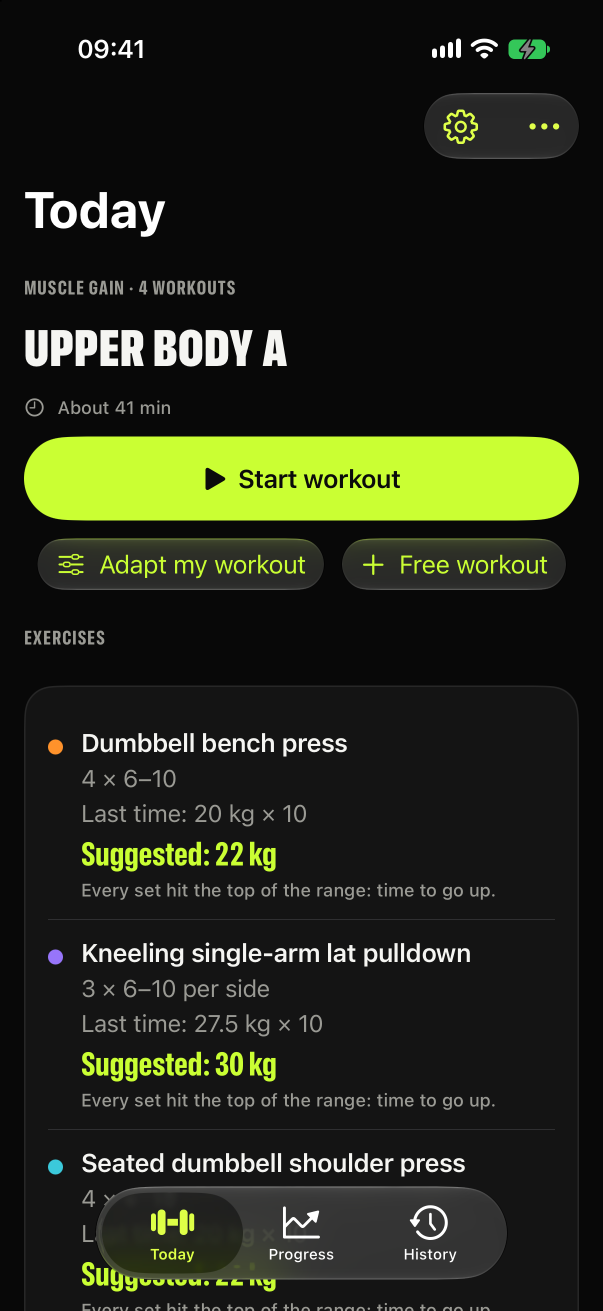
#> input picture crescendo/screenshots/source/en/1. Today EN.png, 1206 x 2622 px (shown at 1/2 size); its folder holds only this picture in this run
$ python optimize_shots.py
#> lines starting #> are read from the running program, lines starting #| are printed output that depends on the picture
#!/usr/bin/env python3
# -*- coding: utf-8 -*-
"""
Optimize App Store screenshots into web-friendly WebPs.

For each app:
  1. Find the "home" screen (filename contains 'home' or 'today',
     case-insensitive; 'home' wins if both exist).
     -> encode as hero-home.webp (~680 px wide, q=84, target < 120 KB).
  2. Take the first 5 sorted EN sources, drop the home if present,
     keep up to 5 -> encode each as shot-N.webp
     (~620 px wide, q=82, target < 90 KB).

Skips an app silently if its source/en/ folder is empty.
Idempotent: re-running overwrites outputs and cleans stale shot-*.webp.
Never touches source/ files.
"""
import os, glob, re, sys
from PIL import Image

ROOT = os.path.dirname(os.path.abspath(__file__))
APPS = ["fastclear", "routineflow", "walkquest", "keepcontact", "jezko", "crescendo"]

CAROUSEL = dict(max_width=620, target_bytes=90 * 1024, start_q=82, min_q=50, step=4, max_count=5)
# Per-app carousel size override (sources sorted; the home screen is removed)
MAX_COUNT = {"keepcontact": 6, "jezko": 9, "fastclear": 6, "crescendo": 7}
HERO     = dict(max_width=680, target_bytes=120 * 1024, start_q=84, min_q=50, step=4)


def sorted_sources(app):
    p = os.path.join(ROOT, app, "screenshots", "source", "en")
    if not os.path.isdir(p):
        return []
    files = []
    for ext in ("png", "PNG", "jpg", "jpeg", "JPG", "JPEG"):
        files.extend(glob.glob(os.path.join(p, f"*.{ext}")))
    return sorted(set(files), key=lambda f: os.path.basename(f).lower())


def pick_home(srcs):
    """Return the home/today source, preferring 'home' over 'today' if both exist."""
    home = [f for f in srcs if re.search(r"home", os.path.basename(f), re.I)]
    if home:
        return home[0]
    today = [f for f in srcs if re.search(r"today", os.path.basename(f), re.I)]
    return today[0] if today else None


def encode(src_path, out_path, cfg):
#> called with out_path = 'fastclear/screenshots/hero-home.webp'
    im = Image.open(src_path)
#> im is the input picture: PIL image 1206x2622 RGBA; mean R, G, B, A 36.3, 40, 25.7, 255
    if im.mode in ("RGBA", "LA", "P"):
        bg = Image.new("RGB", im.size, (255, 255, 255))
#> bg: PIL image 1206x2622 RGB; every value is 255
        im = im.convert("RGBA")
        bg.paste(im, mask=im.split()[-1])
        im = bg
    else:
        im = im.convert("RGB")
    w, h = im.size
#> w = 1206; h = 2622
    if w > cfg["max_width"]:
        new_h = round(h * cfg["max_width"] / w)
#> new_h = 1478
        im = im.resize((cfg["max_width"], new_h), Image.LANCZOS)
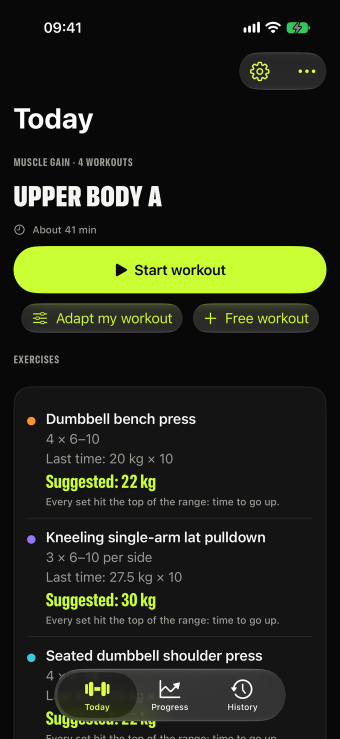
#> im: PIL image 680x1478 RGB (shown at 1/2 size); mean R, G, B 36.2, 39.9, 25.7
        w, h = im.size
#> w = 680; h = 1478
    q = cfg["start_q"]
    while True:
        im.save(out_path, "WEBP", quality=q, method=6)
        size = os.path.getsize(out_path)
        if size <= cfg["target_bytes"] or q <= cfg["min_q"]:
            return (w, h, size, q)
        q -= cfg["step"]
#> after the loop, q = 84


# French captures (source/fr/) -> <slug>/screenshots/fr/, same file names as the English set.
# Their order must match the English one; when the French file names sort differently, list them here.
FR_ORDER = {
    "keepcontact": ["1. Accueil", "2. Preparer", "9. Ce que je sais", "5. Mon réseau", "4. Stats", "10. Bilan"],
}


def french(slugs):
    for slug in slugs:
        src_dir = os.path.join(ROOT, slug, "screenshots", "source", "fr")
        srcs = sorted(glob.glob(os.path.join(src_dir, "*.png")), key=lambda f: os.path.basename(f).lower())
        if not srcs:
            print(f"{slug:<14} (no French sources)")
            continue
        if slug in FR_ORDER:
            srcs = [next(f for f in srcs if key in os.path.basename(f)) for key in FR_ORDER[slug]]
            hero, rest = srcs[0], srcs[1:]
        else:
            hero = pick_home(srcs) or srcs[0]
            rest = [f for f in srcs[: MAX_COUNT.get(slug, CAROUSEL["max_count"])] if f != hero]
        out_dir = os.path.join(ROOT, slug, "screenshots", "fr")
        os.makedirs(out_dir, exist_ok=True)
        for old in glob.glob(os.path.join(out_dir, "*.webp")):
            os.remove(old)
        jobs = [(hero, "hero-home.webp", HERO)] + [(f, f"shot-{i}.webp", CAROUSEL) for i, f in enumerate(rest, 1)]
        for src, name, cfg in jobs:
            w, h, size, q = encode(src, os.path.join(out_dir, name), cfg)
            print(f"{slug:<14} fr/{name:<16} {w}x{h:<7} {size/1024:>7.1f} {q:>3}  {os.path.basename(src)}")


def main():
    print(f"{'App':<14} {'Role':<10} {'#':>2} {'WxH':>11} {'KB':>7} {'q':>3}  source")
    print("-" * 96)
    summary = {}
    for slug in sys.argv[1:] or APPS:  # optional: only the apps named on the command line
        srcs = sorted_sources(slug)
        if not srcs:
            print(f"{slug:<14} (no sources)")
            continue
        out_dir = os.path.join(ROOT, slug, "screenshots")
        # Clean previous outputs (preserve source/)
        for old in glob.glob(os.path.join(out_dir, "shot-*.webp")):
            os.remove(old)
        for old in glob.glob(os.path.join(out_dir, "hero-home.webp")):
            os.remove(old)

        # 1. Hero
        hero_src = pick_home(srcs)
        if hero_src:
            out = os.path.join(out_dir, "hero-home.webp")
            w, h, size, q = encode(hero_src, out, HERO)
#> w = 680; h = 1478; size = 54012; q = 84
            print(f"{slug:<14} {'HERO':<10}  - {w}x{h:<7} {size/1024:>7.1f} {q:>3}  {os.path.basename(hero_src)}")
#| fastclear      HERO        - 680x1478       52.7  84  1. Today EN.png
            summary.setdefault(slug, {})["hero"] = (w, h, size, os.path.basename(hero_src))

        # 2. Carrousel: first 5 sorted, minus the home
        candidates = srcs[: MAX_COUNT.get(slug, CAROUSEL["max_count"])]
        if hero_src and hero_src in candidates:
            candidates = [c for c in candidates if c != hero_src]
        carousel_total = 0
        carousel_items = []
        for i, src in enumerate(candidates, 1):
            out = os.path.join(out_dir, f"shot-{i}.webp")
            w, h, size, q = encode(src, out, CAROUSEL)
            carousel_total += size
            carousel_items.append((i, w, h, size, os.path.basename(src)))
            print(f"{slug:<14} {'shot':<10} {i:>2} {w}x{h:<7} {size/1024:>7.1f} {q:>3}  {os.path.basename(src)}")
        summary.setdefault(slug, {})["carousel"] = carousel_items
        summary[slug]["carousel_kb"] = carousel_total / 1024

    print("-" * 96)
    print("SUMMARY")
    grand = 0
#> grand = 0
    for slug, data in summary.items():
        hero = data.get("hero")
        car_kb = data.get("carousel_kb", 0)
        n_shots = len(data.get("carousel", []))
        if hero:
            hw, hh, hb, hname = hero
            grand += hb
            print(f"  {slug:<14} hero={hb/1024:>6.1f} KB ({hw}x{hh}, {hname}) + {n_shots} shots={car_kb:.1f} KB")
        else:
            print(f"  {slug:<14} (no hero) + {n_shots} shots={car_kb:.1f} KB")
        grand += car_kb * 1024
#> this loop made 6 passes
#> grand on passes 1 to 6: 54012, 108024, 162036, 216048, 270060, 324072
#> after the loop, grand = 324072
    print(f"  GRAND TOTAL: {grand/1024:.1f} KB")
#|   GRAND TOTAL: 316.5 KB


if __name__ == "__main__":
    if "--fr" in sys.argv:   # French set only: python3 optimize_shots.py --fr [apps]
        french([a for a in sys.argv[1:] if a != "--fr"] or APPS)
    else:
        main()
